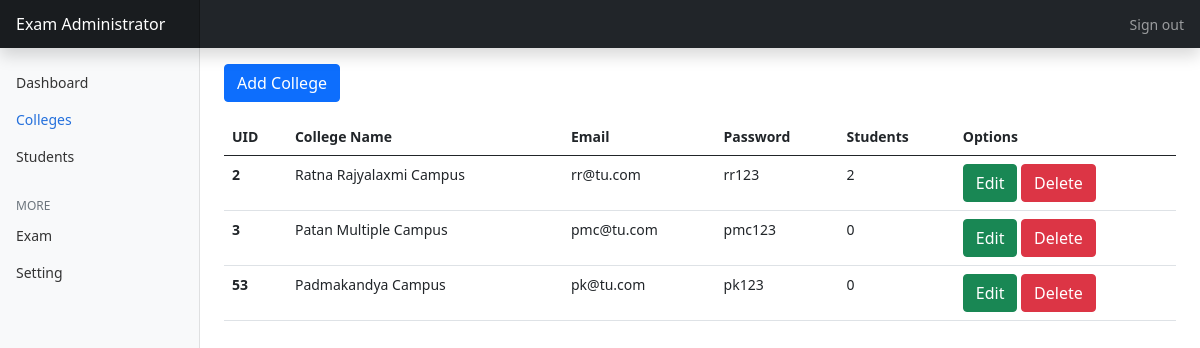
Page /admin/colleges.php (signed in) on the committed database.
### tables this page shows
CREATE TABLE `college` (
  `cid` int(11) NOT NULL,
  `name` varchar(255) NOT NULL,
  `email` varchar(255) NOT NULL,
  `password` varchar(255) NOT NULL
);

### admin/colleges.php (the view, shortened to what this page needs)
<?php
if (isset($_SESSION['login_admin'])) {
    if ($_SESSION['login_admin'] == true) {
        include '../db.php';
        include 'header.php';
        include 'sidebar.php'; ?>
        <main class="col-md-9 ms-sm-auto col-lg-10 px-md-4">
            <button type="button" class="btn btn-primary my-3" data-toggle="modal" data-target="#addCollege">
                Add College
            </button>
            <table class="table">
                <thead>
                    <tr>
                        <th scope="col">UID</th>
                        <th scope="col">College Name</th>
                        <th scope="col">Email</th>
                        <th scope="col">Password</th>
                        <th scope="col">Students</th>
                        <th scope="col">Options</th>
                    </tr>
                </thead>
                <tbody id="tbody">
                    <?php
                    $college = mysqli_query($db, "SELECT * FROM `college`");
                    while ($college_row = mysqli_fetch_assoc($college)) {
                        ?>
                        <tr id="<?php echo $college_row['cid']; ?>">
                            <th scope="row">
                                <?php echo $college_row['cid']; ?>
                            </th>
                            <td id="row-<?php echo $college_row['cid']; ?>" scope="row">
                                <?php echo $college_row['name']; ?>
                            </td>
                            <td id="row-<?php echo $college_row['cid']; ?>" scope="row">
                                <?php echo $college_row['email']; ?>
                            </td>
                            <td id="row-<?php echo $college_row['cid']; ?>" scope="row">
                                <?php echo $college_row['password']; ?>
                            </td>
                            <td>
                                <?php
                                $stdCount = mysqli_affected_rows($db);
                                echo $stdCount;
                                ?>
                            </td>
                            <td scope="row">
                                <a type="button" class="btn btn-success" onclick="edit(<?php echo $college_row['cid']; ?>)"
                                    data-toggle="modal" data-target="#editCollege">Edit</a>
                                <a type="button" class="btn btn-danger" onclick="deleteCollege(<?php echo $college_row['cid']; ?>)"
                                    data-toggle="modal" data-target="#deleteCollege">Delete</a>
                            </td>
                        </tr>
                        <?php
                    }
                    ?>
                </tbody>
            </table>
        </main>
        <?php include 'footer.php'; ?>
        <?php
    }
} else {
    $_SESSION['error_msg'] = "Please login to continue";
    header("Location: index.php");
}
?>

### admin/dashboard.css (style rules this page uses)
body { font-size: .875rem; }

### rows in the picture
college: cid "2", name "Ratna Rajyalaxmi Campus", email "rr@tu.com", password "rr123", stdCount "2"
college: cid "3", name "Patan Multiple Campus", email "pmc@tu.com", password "pmc123", stdCount "0"
college: cid "53", name "Padmakandya Campus", email "pk@tu.com", password "pk123", stdCount "0"
